Frame 1 (no input): blank canvas, image omitted
Frame 60 (no input): blank canvas, image omitted
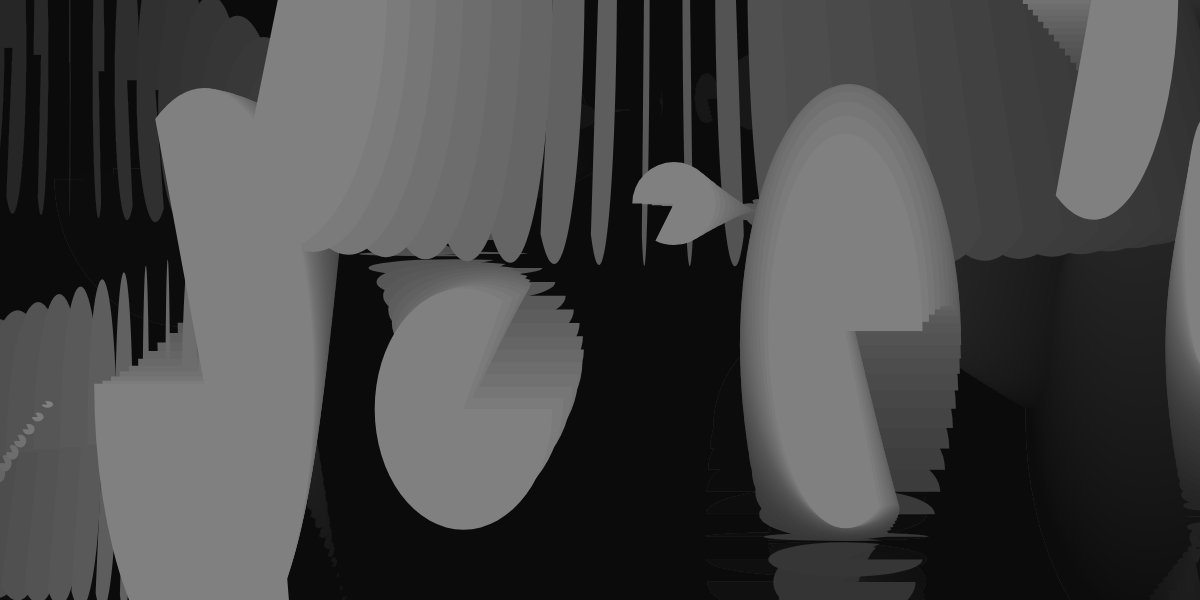
Frame 120 (the mouse pressed at the canvas centre since frame 60)

The p5.js sketch whose frames 1 and 60 were blank and that drew this single picture after the mouse press (run headless with seeded random() and noise() and a simulated clock; from frame 60 on, the mouse is pressed at the canvas centre):

// p5.js sketch
// ── sketch.js
let pacmans = [];
let t = 0;

function setup(){
    createCanvas( windowWidth, 600 );

    // create a bunch of random, sine movement smileys
    for (var i = 0; i < 20; i++) {

        // add new smiley objs to the array
        pacmans.push(
            {
                period: { x: random(60, 240), y: random(60, 240) },
                maxSize: random(4),
                maxDist: {
                    x: random(width/2),
                    y: random(height/2)
                },
                pos: {
                    x: random(width),
                    y: random(height)
                }
            } // ← end smiley obj
        ); // end array push
    } // end for loop
}

function draw() {
    // set the background to 'white'
    background(0, 0, 0, 10 );

    // determine the number of smileys to draw in the array
    // based on mouse position
    // i.e. left=0 - right=all
    let numToDraw = map( mouseX, 0, width, 0, pacmans.length );
    for ( let i = 0; i < numToDraw; i++ ) {
        // draw the smileys
        drawPacman( pacmans[i], t );
    }

    // increment time for the sine wave functions
    t++;

}

/* Draw the Smiley */
function drawPacman( pacman, time ) {
    // determine the value of individual sine wave functions
    let x = sinePos( pacman.period.x, time );
    let y = sinePos( pacman.period.y, time );

    let pos_x = x * pacman.maxDist.x + pacman.pos.x;
    let pos_y = y * pacman.maxDist.y + pacman.pos.y;

    // draw a smiley based on object data
    pacmanFace(
        pos_x,
        pos_y,
        x * pacman.maxSize,
        y * pacman.maxSize
    );
}


/* SMILEY FACE FUNCTION */
function pacmanFace( pos_x, pos_y, scale_x, scale_y ) {
    push(); // ← Begin sandbox

    // 1. scale and position smiley face
    translate( pos_x, pos_y );
    scale( scale_x, scale_y );

    // 2. draw smiley face
    stroke( 0 );
    fill('grey');
    noStroke();
    arc( 0, 0, 100, 200, 0, 250);
    ellipse( -20, -15, 20 );


    pop(); // ← End sandbox
}


/* sine function */
function sinePos( timeScale, time ) {
    let val = sin( TWO_PI * time/timeScale );
    return val;
}
